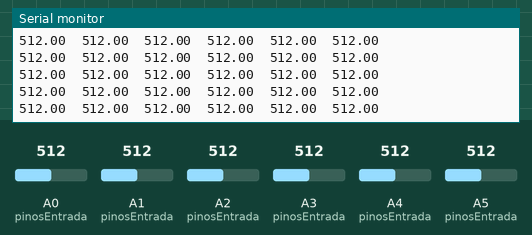
The sketch below on a simulated Arduino Leonardo, built with avr-gcc and run on an emulated ATmega32U4. Parts: the last lines printed to the serial monitor. The inputs (shaded band) are chosen by the test bench; at power-on: A0 (pinosEntrada) = 512, A1 (pinosEntrada) = 512, A2 (pinosEntrada) = 512, A3 (pinosEntrada) = 512, A4 (pinosEntrada) = 512, A5 (pinosEntrada) = 512.

Above: at 1.2 s.
1.3 s: A0 (pinosEntrada) set to 413
At 1.9 s:
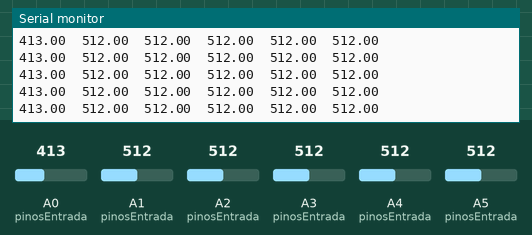
4.3 s: A0 (pinosEntrada) set to 391
At 5.2 s:
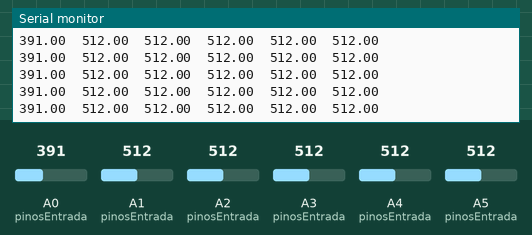
10.3 s: A1 (pinosEntrada) set to 414
At 11.4 s:
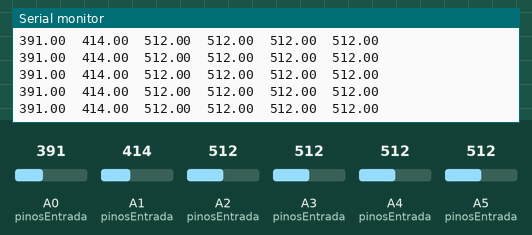
13.3 s: A1 (pinosEntrada) set to 390
At 13.8 s:
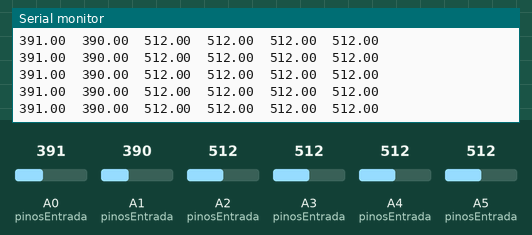
Timing chart, 0 to 14.3 s (numbered marks = the images above; inputs shaded):
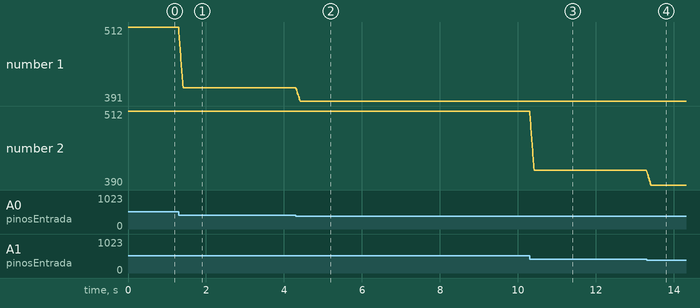

The sketch:

codigo_piano_de_bananas.ino
```cpp
/* ******************* Piano de Bananas do Manual do Mundo *******************

   Criado por: Anderson Harayashiki Moreira
   Rev.: 01
   Data: 20.03.2019

   Guia de conexão:
   Ligar cada uma das entradas analógicas ao fio que vai ser conectado à banana e também a um resistor de 10M Ohm
   Ligar cada resistor de 10M Ohm ao 5V do Arduino
   Ligar o GND à pulseira

   Esse projeto foi inspirado pelo projeto da Makey Makey e se baseou no código publicado em: https://www.instructables.com/id/DIY-Makey-Makey-With-Arduino-Leonardo/

 ***************************************************************************** */

#include <Keyboard.h>
#include <movingAvg.h>


// Ajustar esses valores de acordo com a leitura feita pelo Arduino
const int limiarPressionado = 400;
const int limiarSolto = 500;
const byte numPinos = 6;


const byte pinosEntrada[numPinos] = {A0, A1, A2, A3, A4, A5};
const char teclas[numPinos] = {'t', 'y', 'u', 'i', 'o', 'p'};


struct estruturaEntrada
{
  byte pinoAnalogico;
  char tecla;
  movingAvg filtro = movingAvg(20);
  boolean pressionado = false;
};


estruturaEntrada pinos[numPinos];


void setup()
{
  Serial.begin(115200);


  for (int i = 0; i < numPinos; i++)
  {
    pinos[i].pinoAnalogico = pinosEntrada[i];
    pinos[i].tecla = teclas[i];
    pinos[i].filtro.begin();
  }
}


void loop()
{
  for (int i = 0; i < numPinos; i++)
  {
    float mediaAtual = pinos[i].filtro.reading(analogRead(pinos[i].pinoAnalogico));
    boolean estadoAnterior = pinos[i].pressionado;
    boolean estadoAtual = estadoAnterior;
    Serial.print(mediaAtual);
    Serial.print("\t");

    if (mediaAtual < limiarPressionado)
    {
      estadoAtual = true;      // Tecla pressionada
    }
    else if  (mediaAtual > limiarSolto)
    {
      estadoAtual = false;      // Tecla solta
    }


    if (estadoAtual != estadoAnterior)
    {
      if (estadoAtual)
        Keyboard.press(pinos[i].tecla);
      else
        Keyboard.release(pinos[i].tecla);
    }
    pinos[i].pressionado = estadoAtual;
  }
  Serial.println();
}
```

Measured:
- after the input at 1.3 s, the serial monitor: prints a new line at once (image 1)
- after the input at 4.3 s, the serial monitor: prints a new line at once (image 2)
- after the input at 10.3 s, the serial monitor: prints a new line at once (image 3)
- after the input at 13.3 s, the serial monitor: prints a new line at once (image 4)
- plotted number 1: 512 → 413 after the input at 1.3 s, 413 → 391 after the input at 4.3 s
- plotted number 2: 512 → 414 after the input at 10.3 s, 414 → 390 after the input at 13.3 s
